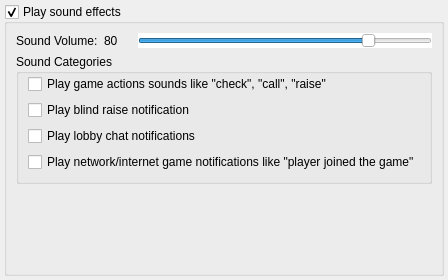
       <widget class="QWidget" name="page_sound">
        <layout class="QGridLayout">
         <property name="leftMargin">
          <number>4</number>
         </property>
         <property name="topMargin">
          <number>4</number>
         </property>
         <property name="rightMargin">
          <number>4</number>
         </property>
         <property name="bottomMargin">
          <number>4</number>
         </property>
         <property name="spacing">
          <number>0</number>
         </property>
         <item row="0" column="0">
          <widget class="QGroupBox" name="groupBox_playSoundEffects">
           <property name="title">
            <string>Play sound effects</string>
           </property>
           <property name="checkable">
            <bool>true</bool>
           </property>
           <property name="checked">
            <bool>true</bool>
           </property>
           <layout class="QGridLayout">
            <item row="0" column="0">
             <layout class="QHBoxLayout">
              <property name="spacing">
               <number>6</number>
              </property>
              <property name="leftMargin">
               <number>0</number>
              </property>
              <property name="topMargin">
               <number>0</number>
              </property>
              <property name="rightMargin">
               <number>0</number>
              </property>
              <property name="bottomMargin">
               <number>0</number>
              </property>
              <item>
               <widget class="QLabel" name="label_soundvol">
                <property name="text">
                 <string>Sound Volume:</string>
                </property>
               </widget>
              </item>
              <item>
               <widget class="QLabel" name="label_soundVolume">
                <property name="minimumSize">
                 <size>
                  <width>28</width>
                  <height>0</height>
                 </size>
                </property>
                <property name="text">
                 <string>80</string>
                </property>
               </widget>
              </item>
              <item>
               <widget class="QSlider" name="horizontalSlider_soundVolume">
                <property name="palette">
                 <palette>
                  <active>
                   <colorrole role="Button">
                    <brush brushstyle="SolidPattern">
                     <color alpha="255">
                      <red>255</red>
                      <green>255</green>
                      <blue>255</blue>
                     </color>
                    </brush>
                   </colorrole>
                   <colorrole role="Base">
                    <brush brushstyle="SolidPattern">
                     <color alpha="255">
                      <red>255</red>
                      <green>255</green>
                      <blue>255</blue>
                     </color>
                    </brush>
                   </colorrole>
                   <colorrole role="Window">
                    <brush brushstyle="SolidPattern">
                     <color alpha="255">
                      <red>255</red>
                      <green>255</green>
                      <blue>255</blue>
                     </color>
                    </brush>
                   </colorrole>
                  </active>
                  <inactive>
                   <colorrole role="Button">
                    <brush brushstyle="SolidPattern">
                     <color alpha="255">
                      <red>255</red>
                      <green>255</green>
                      <blue>255</blue>
                     </color>
                    </brush>
                   </colorrole>
                   <colorrole role="Base">
                    <brush brushstyle="SolidPattern">
                     <color alpha="255">
                      <red>255</red>
                      <green>255</green>
                      <blue>255</blue>
                     </color>
                    </brush>
                   </colorrole>
                   <colorrole role="Window">
                    <brush brushstyle="SolidPattern">
                     <color alpha="255">
                      <red>255</red>
                      <green>255</green>
                      <blue>255</blue>
                     </color>
                    </brush>
                   </colorrole>
                  </inactive>
                  <disabled>
                   <colorrole role="Button">
                    <brush brushstyle="SolidPattern">
                     <color alpha="255">
                      <red>255</red>
                      <green>255</green>
                      <blue>255</blue>
                     </color>
                    </brush>
                   </colorrole>
                   <colorrole role="Base">
                    <brush brushstyle="SolidPattern">
                     <color alpha="255">
                      <red>255</red>
                      <green>255</green>
                      <blue>255</blue>
                     </color>
                    </brush>
                   </colorrole>
                   <colorrole role="Window">
                    <brush brushstyle="SolidPattern">
                     <color alpha="255">
                      <red>255</red>
                      <green>255</green>
                      <blue>255</blue>
                     </color>
                    </brush>
                   </colorrole>
                  </disabled>
                 </palette>
                </property>
                <property name="styleSheet">
                 <string notr="true">background-color: rgb(255, 255, 255);</string>
                </property>
                <property name="minimum">
                 <number>1</number>
                </property>
                <property name="maximum">
                 <number>100</number>
                </property>
                <property name="value">
                 <number>80</number>
                </property>
                <property name="orientation">
                 <enum>Qt::Horizontal</enum>
                </property>
               </widget>
              </item>
             </layout>
            </item>
            <item row="1" column="0">
             <widget class="QGroupBox" name="groupBox_10">
              <property name="title">
               <string>Sound Categories </string>
              </property>
              <layout class="QGridLayout">
               <property name="topMargin">
                <number>0</number>
               </property>
               <item row="0" column="0">
                <widget class="QCheckBox" name="checkBox_playGameActions">
                 <property name="text">
                  <string>Play game actions sounds like &quot;check&quot;, &quot;call&quot;, &quot;raise&quot;</string>
                 </property>
                </widget>
               </item>
               <item row="2" column="0">
                <widget class="QCheckBox" name="checkBox_playLobbyChatNotification">
                 <property name="text">
                  <string>Play lobby chat notifications</string>
                 </property>
                </widget>
               </item>
               <item row="3" column="0">
                <widget class="QCheckBox" name="checkBox_playNetworkGameNotification">
                 <property name="text">
                  <string>Play network/internet game notifications like &quot;player joined the game&quot;</string>
                 </property>
                 <property name="tristate">
                  <bool>false</bool>
                 </property>
                </widget>
               </item>
               <item row="1" column="0">
                <widget class="QCheckBox" name="checkBox_playBlindRaiseSound">
                 <property name="text">
                  <string>Play blind raise notification</string>
                 </property>
                </widget>
               </item>
              </layout>
             </widget>
            </item>
            <item row="2" column="0">
             <spacer name="verticalSpacer_10">
              <property name="orientation">
               <enum>Qt::Vertical</enum>
              </property>
              <property name="sizeHint" stdset="0">
               <size>
                <width>20</width>
                <height>40</height>
               </size>
              </property>
             </spacer>
            </item>
            <item row="3" column="0">
             <spacer name="verticalSpacer_11">
              <property name="orientation">
               <enum>Qt::Vertical</enum>
              </property>
              <property name="sizeHint" stdset="0">
               <size>
                <width>20</width>
                <height>40</height>
               </size>
              </property>
             </spacer>
            </item>
           </layout>
          </widget>
         </item>
        </layout>
       </widget>
